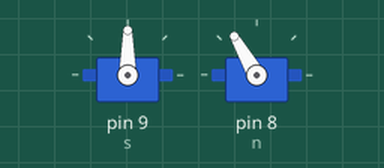
This sketch was run on a simulated Arduino Uno, built with avr-gcc and run on an emulated ATmega328P. Shown: 2 × servo.

Above: at 0.55 s.
At 1.6 s:
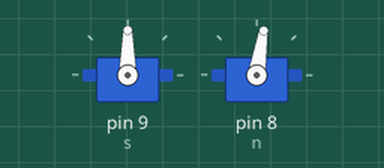
At 2.95 s:
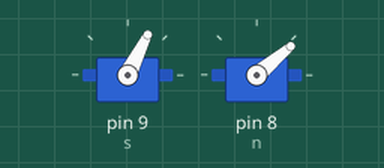
At 3.55 s:
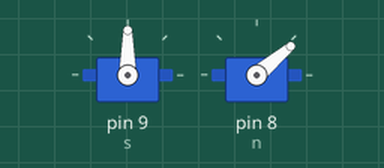
Timing chart, 0 to 4.1 s (numbered marks = the images above):
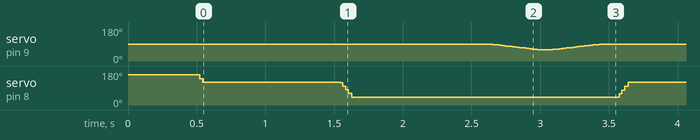

The sketch:

servo_testing.ino
```cpp
#include <Servo.h>
Servo s, n;

int sPos = 90;   // current position of s
int nPos = 160;  // current position of n
int speed = 12;

void moveSmooth(Servo &servo, int &pos, int target, int speedDelay) {
  while (pos != target) {
    pos += (target > pos) ? 1 : -1;
    servo.write(pos);
    delay(speedDelay);   // bigger = slower
  }
}

void setup() {
  s.attach(9);
  n.attach(8);
  s.write(sPos);
  n.write(nPos);
  delay(500);
}

void loop() {
  moveSmooth(n, nPos, 120, 1); delay(1000);
  moveSmooth(n, nPos, 40, 1); delay(1000);

  moveSmooth(s, sPos, 60, speed);  delay(100);
  moveSmooth(s, sPos, 90, speed);  delay(100);
}
```
